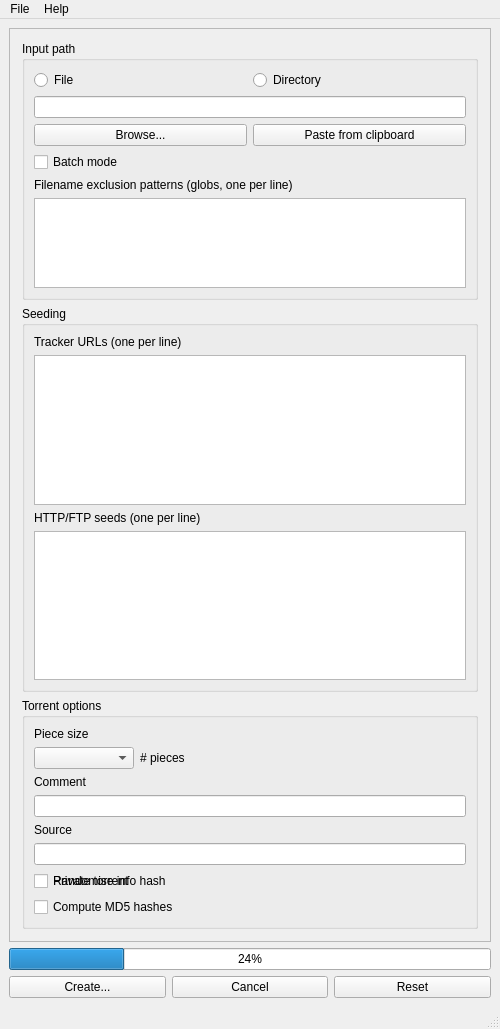
<?xml version="1.0" encoding="UTF-8"?>
<ui version="4.0">
 <class>MainWindow</class>
 <widget class="QMainWindow" name="MainWindow">
  <property name="geometry">
   <rect>
    <x>0</x>
    <y>0</y>
    <width>500</width>
    <height>1029</height>
   </rect>
  </property>
  <property name="sizePolicy">
   <sizepolicy hsizetype="Preferred" vsizetype="Preferred">
    <horstretch>0</horstretch>
    <verstretch>0</verstretch>
   </sizepolicy>
  </property>
  <property name="maximumSize">
   <size>
    <width>16777215</width>
    <height>16777215</height>
   </size>
  </property>
  <property name="windowTitle">
   <string>MainWindow</string>
  </property>
  <widget class="QWidget" name="centralwidget">
   <property name="sizePolicy">
    <sizepolicy hsizetype="Preferred" vsizetype="Preferred">
     <horstretch>0</horstretch>
     <verstretch>0</verstretch>
    </sizepolicy>
   </property>
   <property name="maximumSize">
    <size>
     <width>16777215</width>
     <height>16777215</height>
    </size>
   </property>
   <layout class="QVBoxLayout" name="verticalLayout">
    <item>
     <widget class="QScrollArea" name="scrollArea">
      <property name="sizeAdjustPolicy">
       <enum>QAbstractScrollArea::AdjustToContents</enum>
      </property>
      <property name="widgetResizable">
       <bool>true</bool>
      </property>
      <widget class="QWidget" name="scrollAreaWidgetContents">
       <property name="geometry">
        <rect>
         <x>0</x>
         <y>0</y>
         <width>465</width>
         <height>904</height>
        </rect>
       </property>
       <layout class="QVBoxLayout" name="verticalLayoutMain">
        <property name="leftMargin">
         <number>12</number>
        </property>
        <property name="topMargin">
         <number>12</number>
        </property>
        <property name="rightMargin">
         <number>12</number>
        </property>
        <property name="bottomMargin">
         <number>12</number>
        </property>
        <item>
         <widget class="QGroupBox" name="inputGroupBox">
          <property name="sizePolicy">
           <sizepolicy hsizetype="Preferred" vsizetype="MinimumExpanding">
            <horstretch>0</horstretch>
            <verstretch>1</verstretch>
           </sizepolicy>
          </property>
          <property name="title">
           <string>Input path</string>
          </property>
          <layout class="QGridLayout" name="gridLayout">
           <item row="0" column="0">
            <widget class="QRadioButton" name="fileRadioButton">
             <property name="sizePolicy">
              <sizepolicy hsizetype="Minimum" vsizetype="Fixed">
               <horstretch>0</horstretch>
               <verstretch>0</verstretch>
              </sizepolicy>
             </property>
             <property name="text">
              <string>File</string>
             </property>
            </widget>
           </item>
           <item row="4" column="0">
            <widget class="QCheckBox" name="batchModeCheckBox">
             <property name="toolTip">
              <string>&lt;html&gt;&lt;head/&gt;&lt;body&gt;&lt;p&gt;If enabled, a torrent will be created for each directory and file one level below the input directory. The piece size for each torrent will be determined automatically.&lt;/p&gt;&lt;/body&gt;&lt;/html&gt;</string>
             </property>
             <property name="text">
              <string>Batch mode</string>
             </property>
            </widget>
           </item>
           <item row="5" column="0" colspan="4">
            <widget class="QLabel" name="excludeLabel">
             <property name="sizePolicy">
              <sizepolicy hsizetype="Preferred" vsizetype="Fixed">
               <horstretch>0</horstretch>
               <verstretch>0</verstretch>
              </sizepolicy>
             </property>
             <property name="text">
              <string>Filename exclusion patterns (globs, one per line)</string>
             </property>
            </widget>
           </item>
           <item row="6" column="0" colspan="4">
            <widget class="QPlainTextEdit" name="excludeEdit">
             <property name="enabled">
              <bool>true</bool>
             </property>
             <property name="sizePolicy">
              <sizepolicy hsizetype="Expanding" vsizetype="MinimumExpanding">
               <horstretch>0</horstretch>
               <verstretch>0</verstretch>
              </sizepolicy>
             </property>
             <property name="minimumSize">
              <size>
               <width>0</width>
               <height>90</height>
              </size>
             </property>
             <property name="maximumSize">
              <size>
               <width>16777215</width>
               <height>16777215</height>
              </size>
             </property>
             <property name="sizeAdjustPolicy">
              <enum>QAbstractScrollArea::AdjustToContents</enum>
             </property>
            </widget>
           </item>
           <item row="1" column="0" colspan="4">
            <widget class="QLineEdit" name="inputEdit">
             <property name="text">
              <string/>
             </property>
             <property name="dragEnabled">
              <bool>true</bool>
             </property>
             <property name="readOnly">
              <bool>true</bool>
             </property>
            </widget>
           </item>
           <item row="2" column="0" colspan="4">
            <layout class="QHBoxLayout" name="horizontalLayout_inputButtons">
             <property name="sizeConstraint">
              <enum>QLayout::SetDefaultConstraint</enum>
             </property>
             <item>
              <widget class="QPushButton" name="browseButton">
               <property name="sizePolicy">
                <sizepolicy hsizetype="Preferred" vsizetype="Fixed">
                 <horstretch>0</horstretch>
                 <verstretch>0</verstretch>
                </sizepolicy>
               </property>
               <property name="text">
                <string>Browse...</string>
               </property>
              </widget>
             </item>
             <item>
              <widget class="QPushButton" name="pasteButton">
               <property name="sizePolicy">
                <sizepolicy hsizetype="Preferred" vsizetype="Fixed">
                 <horstretch>0</horstretch>
                 <verstretch>0</verstretch>
                </sizepolicy>
               </property>
               <property name="text">
                <string>Paste from clipboard</string>
               </property>
              </widget>
             </item>
            </layout>
           </item>
           <item row="0" column="2">
            <widget class="QRadioButton" name="directoryRadioButton">
             <property name="sizePolicy">
              <sizepolicy hsizetype="Minimum" vsizetype="Fixed">
               <horstretch>0</horstretch>
               <verstretch>0</verstretch>
              </sizepolicy>
             </property>
             <property name="text">
              <string>Directory</string>
             </property>
            </widget>
           </item>
          </layout>
         </widget>
        </item>
        <item>
         <widget class="QGroupBox" name="seedingGroupBox">
          <property name="sizePolicy">
           <sizepolicy hsizetype="Preferred" vsizetype="MinimumExpanding">
            <horstretch>0</horstretch>
            <verstretch>2</verstretch>
           </sizepolicy>
          </property>
          <property name="title">
           <string>Seeding</string>
          </property>
          <layout class="QVBoxLayout" name="verticalLayout_2">
           <item>
            <widget class="QLabel" name="trackerLabel">
             <property name="sizePolicy">
              <sizepolicy hsizetype="Preferred" vsizetype="Fixed">
               <horstretch>0</horstretch>
               <verstretch>0</verstretch>
              </sizepolicy>
             </property>
             <property name="text">
              <string>Tracker URLs (one per line)</string>
             </property>
            </widget>
           </item>
           <item>
            <widget class="QPlainTextEdit" name="trackerEdit">
             <property name="sizePolicy">
              <sizepolicy hsizetype="Expanding" vsizetype="MinimumExpanding">
               <horstretch>0</horstretch>
               <verstretch>1</verstretch>
              </sizepolicy>
             </property>
             <property name="minimumSize">
              <size>
               <width>0</width>
               <height>90</height>
              </size>
             </property>
             <property name="maximumSize">
              <size>
               <width>16777215</width>
               <height>16777215</height>
              </size>
             </property>
             <property name="sizeAdjustPolicy">
              <enum>QAbstractScrollArea::AdjustToContents</enum>
             </property>
            </widget>
           </item>
           <item>
            <widget class="QLabel" name="webSeedLabel">
             <property name="sizePolicy">
              <sizepolicy hsizetype="Preferred" vsizetype="Fixed">
               <horstretch>0</horstretch>
               <verstretch>0</verstretch>
              </sizepolicy>
             </property>
             <property name="text">
              <string>HTTP/FTP seeds (one per line)</string>
             </property>
            </widget>
           </item>
           <item>
            <widget class="QPlainTextEdit" name="webSeedEdit">
             <property name="sizePolicy">
              <sizepolicy hsizetype="Expanding" vsizetype="MinimumExpanding">
               <horstretch>0</horstretch>
               <verstretch>1</verstretch>
              </sizepolicy>
             </property>
             <property name="minimumSize">
              <size>
               <width>0</width>
               <height>90</height>
              </size>
             </property>
             <property name="maximumSize">
              <size>
               <width>16777215</width>
               <height>16777215</height>
              </size>
             </property>
             <property name="sizeAdjustPolicy">
              <enum>QAbstractScrollArea::AdjustToContents</enum>
             </property>
            </widget>
           </item>
          </layout>
         </widget>
        </item>
        <item>
         <widget class="QGroupBox" name="optionGroupBox">
          <property name="sizePolicy">
           <sizepolicy hsizetype="Preferred" vsizetype="Fixed">
            <horstretch>0</horstretch>
            <verstretch>0</verstretch>
           </sizepolicy>
          </property>
          <property name="title">
           <string>Torrent options</string>
          </property>
          <layout class="QGridLayout" name="gridLayout_2">
           <item row="3" column="1">
            <widget class="QLabel" name="pieceCountLabel">
             <property name="sizePolicy">
              <sizepolicy hsizetype="Preferred" vsizetype="Fixed">
               <horstretch>0</horstretch>
               <verstretch>0</verstretch>
              </sizepolicy>
             </property>
             <property name="text">
              <string># pieces</string>
             </property>
            </widget>
           </item>
           <item row="3" column="0">
            <widget class="QComboBox" name="pieceSizeComboBox">
             <property name="maximumSize">
              <size>
               <width>100</width>
               <height>16777215</height>
              </size>
             </property>
            </widget>
           </item>
           <item row="9" column="0" colspan="2">
            <widget class="QCheckBox" name="md5CheckBox">
             <property name="toolTip">
              <string>&lt;html&gt;&lt;head/&gt;&lt;body&gt;&lt;p&gt;This is not used by BitTorrent at all, but it is included by some programs for greater compatibility.&lt;/p&gt;&lt;/body&gt;&lt;/html&gt;</string>
             </property>
             <property name="text">
              <string>Compute MD5 hashes</string>
             </property>
            </widget>
           </item>
           <item row="2" column="0">
            <widget class="QLabel" name="pieceSizeLabel">
             <property name="sizePolicy">
              <sizepolicy hsizetype="Preferred" vsizetype="Fixed">
               <horstretch>0</horstretch>
               <verstretch>0</verstretch>
              </sizepolicy>
             </property>
             <property name="text">
              <string>Piece size</string>
             </property>
            </widget>
           </item>
           <item row="8" column="0" colspan="2">
            <widget class="QCheckBox" name="privateTorrentCheckBox">
             <property name="toolTip">
              <string>&lt;html&gt;&lt;head/&gt;&lt;body&gt;&lt;p&gt;If enabled, clients will not use DHT or Peer Exchange to discover peers or transfer data. Make sure to enable this option for private trackers.&lt;/p&gt;&lt;/body&gt;&lt;/html&gt;</string>
             </property>
             <property name="text">
              <string>Private torrent</string>
             </property>
            </widget>
           </item>
           <item row="8" column="0" colspan="2">
            <widget class="QCheckBox" name="randomizeInfoHashCheckBox">
             <property name="toolTip">
              <string>&lt;html&gt;&lt;head/&gt;&lt;body&gt;&lt;p&gt;If enabled, this adds an entropy field to the info section of the metainfo and sets it to a random integer, to help with cross-seeding.&lt;/p&gt;&lt;/body&gt;&lt;/html&gt;</string>
             </property>
             <property name="text">
              <string>Randomise info hash</string>
             </property>
            </widget>
           </item>
           <item row="4" column="0">
            <widget class="QLabel" name="commentLabel">
             <property name="sizePolicy">
              <sizepolicy hsizetype="Preferred" vsizetype="Fixed">
               <horstretch>0</horstretch>
               <verstretch>0</verstretch>
              </sizepolicy>
             </property>
             <property name="text">
              <string>Comment</string>
             </property>
            </widget>
           </item>
           <item row="5" column="0" colspan="2">
            <widget class="QLineEdit" name="commentEdit"/>
           </item>
           <item row="6" column="0">
            <widget class="QLabel" name="sourceLabel">
             <property name="sizePolicy">
              <sizepolicy hsizetype="Preferred" vsizetype="Fixed">
               <horstretch>0</horstretch>
               <verstretch>0</verstretch>
              </sizepolicy>
             </property>
             <property name="text">
              <string>Source</string>
             </property>
            </widget>
           </item>
           <item row="7" column="0" colspan="2">
            <widget class="QLineEdit" name="sourceEdit">
             <property name="toolTip">
              <string>&lt;html&gt;&lt;head/&gt;&lt;body&gt;&lt;p&gt;An optional source string that wil be added to the info dictionary. Useful for creating torrents with unique info hashes for private trackers.&lt;/p&gt;&lt;/body&gt;&lt;/html&gt;</string>
             </property>
            </widget>
           </item>
          </layout>
         </widget>
        </item>
       </layout>
      </widget>
     </widget>
    </item>
    <item>
     <widget class="QProgressBar" name="progressBar">
      <property name="value">
       <number>24</number>
      </property>
     </widget>
    </item>
    <item>
     <layout class="QHBoxLayout" name="horizontalLayout">
      <item>
       <widget class="QPushButton" name="createButton">
        <property name="text">
         <string>Create...</string>
        </property>
       </widget>
      </item>
      <item>
       <widget class="QPushButton" name="cancelButton">
        <property name="text">
         <string>Cancel</string>
        </property>
       </widget>
      </item>
      <item>
       <widget class="QPushButton" name="resetButton">
        <property name="text">
         <string>Reset</string>
        </property>
       </widget>
      </item>
     </layout>
    </item>
   </layout>
  </widget>
  <widget class="QMenuBar" name="menubar">
   <property name="geometry">
    <rect>
     <x>0</x>
     <y>0</y>
     <width>500</width>
     <height>32</height>
    </rect>
   </property>
   <widget class="QMenu" name="menuFile">
    <property name="title">
     <string>File</string>
    </property>
    <addaction name="actionImportProfile"/>
    <addaction name="actionExportProfile"/>
    <addaction name="separator"/>
    <addaction name="actionQuit"/>
   </widget>
   <widget class="QMenu" name="menuHelp">
    <property name="title">
     <string>Help</string>
    </property>
    <addaction name="actionAbout"/>
   </widget>
   <addaction name="menuFile"/>
   <addaction name="menuHelp"/>
  </widget>
  <widget class="QStatusBar" name="statusbar"/>
  <action name="actionImportProfile">
   <property name="text">
    <string>Import profile...</string>
   </property>
   <property name="shortcut">
    <string>Ctrl+O</string>
   </property>
  </action>
  <action name="actionExportProfile">
   <property name="text">
    <string>Export profile...</string>
   </property>
   <property name="shortcut">
    <string>Ctrl+S</string>
   </property>
  </action>
  <action name="actionAbout">
   <property name="text">
    <string>About</string>
   </property>
   <property name="shortcut">
    <string>F1</string>
   </property>
  </action>
  <action name="actionQuit">
   <property name="text">
    <string>Quit</string>
   </property>
   <property name="shortcut">
    <string>Ctrl+Q</string>
   </property>
  </action>
 </widget>
 <resources/>
 <connections/>
</ui>
